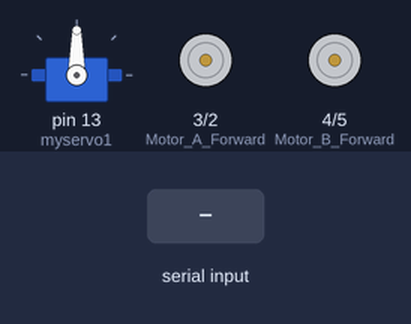
Bench run of a sketch on a simulated Arduino Uno, built with avr-gcc and run on an emulated ATmega328P. Parts: servo, motor-driver pin pairs drawn as motors (green arrow = first pin HIGH = forward, orange = second pin HIGH = backward, longer = more drive, scaled by the enable pin). Inputs (shaded band) come from the test bench. What the sketch prints to the serial monitor is not drawn.

Above: at 1.2 s.
1.3 s: "1" received over Serial
At 2.2 s:
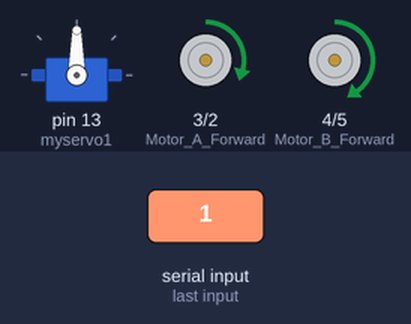
2.8 s: "5" received over Serial
At 3.4 s:
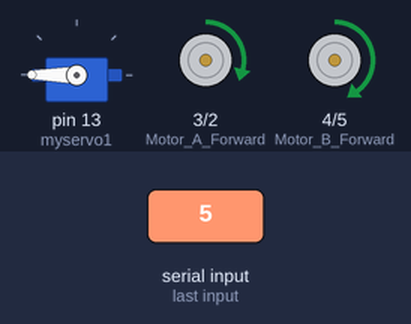
4.3 s: "0" received over Serial
At 5.5 s:
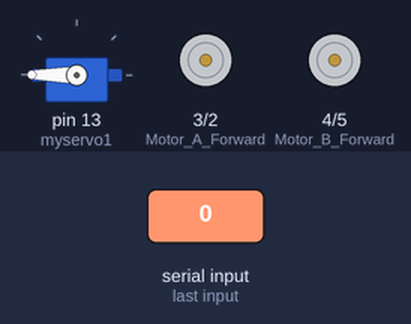
5.8 s: "2" received over Serial
At 6.8 s:
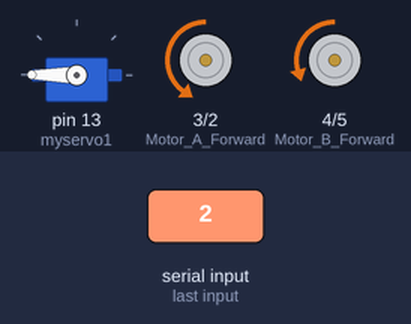
7.3 s: "3" received over Serial
At 8.0 s:
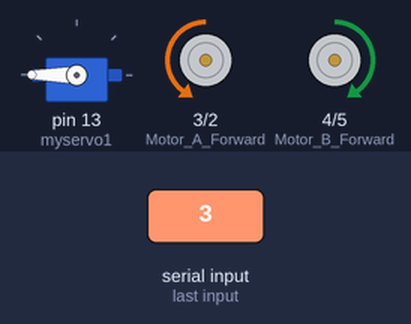
8.8 s: "4" received over Serial
At 9.1 s:
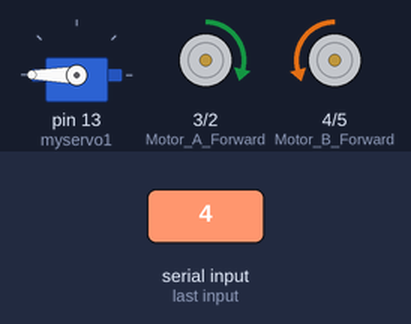
Timing chart, 0 to 11.3 s (numbered marks = the images above; inputs shaded):
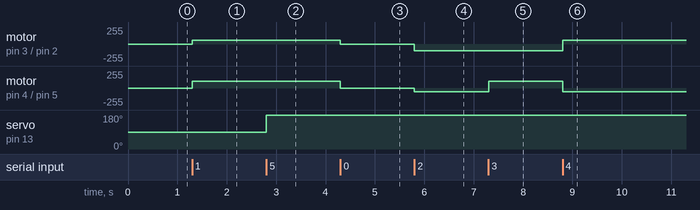

The sketch:

Bluetooth_Arduino_Motor_Code.ino
```cpp
#include <Servo.h>

Servo myservo1;

char unChar;
int angle = 90;
int change = 2;
String readString;

int Motor_A_Enable = 9;
int Motor_A_Reverse = 2;
int Motor_A_Forward = 3;

int Motor_B_Enable = 10;
int Motor_B_Reverse = 5;
int Motor_B_Forward = 4;

void setup() {

 myservo1.attach(13);
 myservo1.write(90);

  Serial.begin(9600);

  pinMode(Motor_A_Enable, OUTPUT);
  pinMode(Motor_A_Forward, OUTPUT);
  pinMode(Motor_A_Reverse, OUTPUT);

  pinMode(Motor_B_Enable, OUTPUT);
  pinMode(Motor_B_Forward,  OUTPUT);
  pinMode(Motor_B_Reverse, OUTPUT);
}

void loop() {

  int speed=150;

  if(Serial.available() > 0){
    char data;
    data = Serial.read();
    Serial.write(Serial.read());

    switch (data){

      case '0': //dur
        analogWrite(Motor_A_Enable, 0);
        analogWrite(Motor_B_Enable, 0);
        analogWrite(Motor_A_Forward, 0);
        analogWrite(Motor_B_Forward, 0);
        analogWrite(Motor_A_Reverse, 0);
        analogWrite(Motor_B_Reverse, 0);
      break;

      case '1': //ileri
        analogWrite(Motor_A_Enable, 100);
        analogWrite(Motor_B_Enable, 100);
        analogWrite(Motor_A_Forward, speed);
        analogWrite(Motor_B_Forward, speed);
        analogWrite(Motor_A_Reverse, 0);
        analogWrite(Motor_B_Reverse, 0);
      break;

      case '2': //geri
        analogWrite(Motor_A_Enable, 100);
        analogWrite(Motor_B_Enable, 100);
        analogWrite(Motor_A_Forward, 0);
        analogWrite(Motor_B_Forward, 0);
        analogWrite(Motor_A_Reverse, speed);
        analogWrite(Motor_B_Reverse, speed);
      break;

      case '3': //sol
        analogWrite(Motor_A_Enable, 100);
        analogWrite(Motor_B_Enable, 100);
        analogWrite(Motor_A_Forward, 0);
        analogWrite(Motor_B_Forward, speed);
        analogWrite(Motor_A_Reverse, speed);
        analogWrite(Motor_B_Reverse, 0);
      break;

      case '4': //sağ
        analogWrite(Motor_A_Enable, 100);
        analogWrite(Motor_B_Enable, 100);
        analogWrite(Motor_A_Forward, speed);
        analogWrite(Motor_B_Forward, 0);
        analogWrite(Motor_A_Reverse, 0);
        analogWrite(Motor_B_Reverse, speed);
      break;

      case '5': //kıskacı aç
      readString += data;
        if (readString.length() > 0) {
          Serial.println(0);
          myservo1.write(180);
          readString = "";
        }
      break;

      case '6': //kıskacı kapat
      readString += data;
        if (readString.length() > 0) {
          Serial.println(0);
          myservo1.write(87);
          readString = "";
        }
      break;

    }
  }

}
```

Measured:
- after the input at 1.3 s, motor on pin 3 (Motor_A_Forward) / pin 2 (Motor_A_Reverse): stopped → forward 58/255 at once; motor on pin 4 (Motor_B_Forward) / pin 5 (Motor_B_Reverse): stopped → forward 100/255 at once
- after the input at 2.8 s, servo on pin 13 (myservo1): 90° → 180° at once
- after the input at 4.3 s, motor on pin 3 (Motor_A_Forward) / pin 2 (Motor_A_Reverse): forward 58/255 → stopped at once; motor on pin 4 (Motor_B_Forward) / pin 5 (Motor_B_Reverse): forward 100/255 → stopped at once
- after the input at 5.8 s, motor on pin 3 (Motor_A_Forward) / pin 2 (Motor_A_Reverse): stopped → backward 100/255 at once; motor on pin 4 (Motor_B_Forward) / pin 5 (Motor_B_Reverse): stopped → backward 59/255 at once
- after the input at 7.3 s, motor on pin 4 (Motor_B_Forward) / pin 5 (Motor_B_Reverse): backward 59/255 → forward 100/255 at once
- after the input at 8.8 s, motor on pin 3 (Motor_A_Forward) / pin 2 (Motor_A_Reverse): backward 100/255 → forward 58/255 at once; motor on pin 4 (Motor_B_Forward) / pin 5 (Motor_B_Reverse): forward 100/255 → backward 59/255 at once
